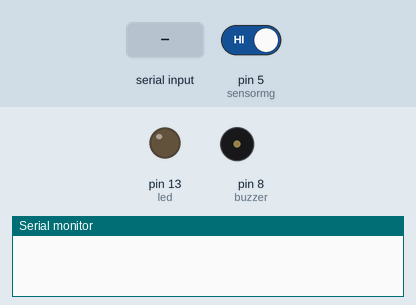
A sketch run on a simulated Arduino Uno, built with avr-gcc and run on an emulated ATmega328P. Parts: output pins drawn as LEDs (lit = HIGH), buzzer (waves = sounding, pin HIGH), the last lines printed to the serial monitor. Dashed ring = blinking. The inputs (shaded band) are chosen by the test bench; at power-on: pin 5 (sensormg) HIGH.

Above: at 1.2 s.
1.3 s: "a" received over Serial
3.8 s: pin 5 (sensormg) driven LOW
At 4.7 s:
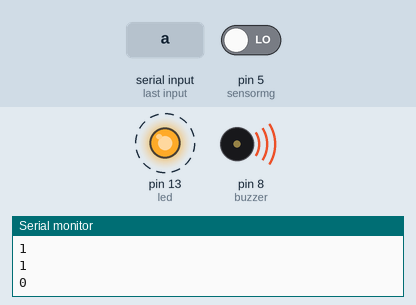
6.8 s: pin 5 (sensormg) driven HIGH
At 8.0 s:
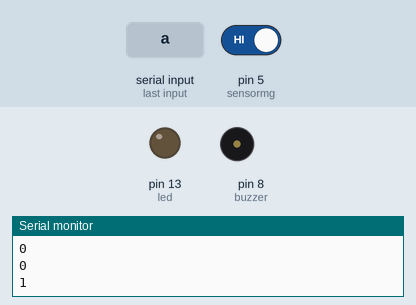
Timing chart, 0 to 9.8 s (numbered marks = the images above; inputs shaded):
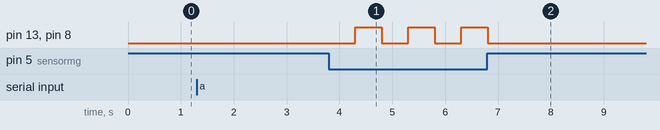

Measured:
- after the input at 3.8 s, pin 13 (led), pin 8 (buzzer): alternates HIGH for 0.50 s and LOW for 0.50 s, starting after 0.50 s
- after the input at 6.8 s, pin 13 (led), pin 8 (buzzer): goes on until 6.8 s, then stays LOW

The sketch:

ProcesoenARDUINO.ino
```cpp
const
int led = 13;
int sensormg = 5;
int buzzer = 8;
int val = 0;
int estado = 0;

void setup()
{
  Serial.begin(9600);
  pinMode(led,OUTPUT);
  pinMode(sensormg, INPUT);
  pinMode (buzzer, OUTPUT);
}

void loop()
{

  if (Serial.available()>0)
  {
    char c = Serial.read();

    if(c == 'a')
    {
      estado = 1;
    }
    else if (c == 'b')
    {
      estado = 0;
    }

  }

  val = digitalRead(sensormg);
  if (estado == 1)
  {
      if(val == 0)
       {
        Serial.println(val);
        digitalWrite(led, HIGH);
        digitalWrite(buzzer, HIGH);
        delay(500);
        digitalWrite(led,LOW);
        digitalWrite(buzzer, LOW);
        delay(500);
       }
       else
       {
        Serial.println(val);
        digitalWrite(led,LOW);
        digitalWrite(buzzer,LOW);
        delay(1000);
       }
  }
  else
   {
    digitalWrite(led,LOW);
    digitalWrite(buzzer,LOW);
   }
  }
```
